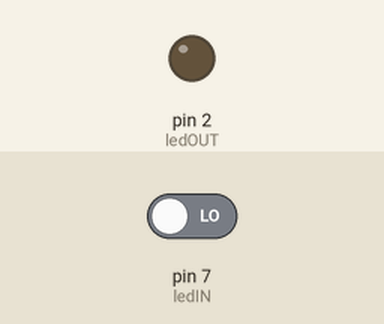
This sketch was run on a simulated Arduino Uno, built with avr-gcc and run on an emulated ATmega328P. On the bench: output pins drawn as LEDs (lit = HIGH). Dashed ring = blinking. The inputs (shaded band) are chosen by the test bench; at power-on: pin 7 (ledIN) LOW.

Above: at 1.2 s.
1.3 s: pin 7 (ledIN) driven HIGH
At 1.37 s:
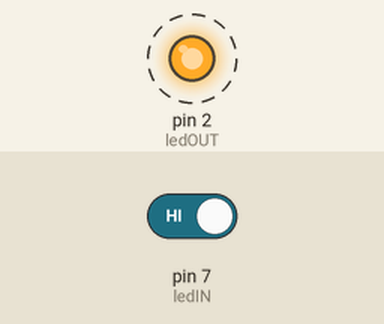
4.3 s: pin 7 (ledIN) driven LOW
At 4.3 s:
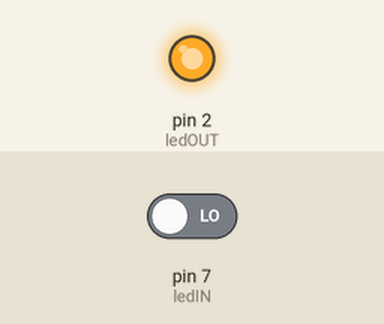
Timing chart, 0 to 7.3 s (numbered marks = the images above; inputs shaded):
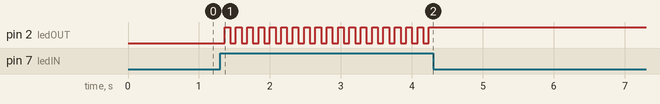

The sketch:

simple_pushbottonLED.ino
```cpp
int ledOUT = 2;
int ledIN = 7;
int lit = 0;

void setup() {
  pinMode(ledOUT, OUTPUT);
  pinMode(ledIN, INPUT);
}

void loop() {
  // put your main code here, to run repeatedly:
  if (digitalRead(ledIN)){
      if (lit){
        digitalWrite(ledOUT,LOW);
        lit = 0;
      }
      else{
        digitalWrite(ledOUT,HIGH);
        lit = 1;
      }
   }delay(80);
}
```

Measured:
- after the input at 1.3 s, pin 2 (ledOUT): alternates HIGH for 0.08 s and LOW for 0.08 s, starting after 0.06 s
- after the input at 4.3 s, pin 2 (ledOUT): stops changing and stays HIGH
